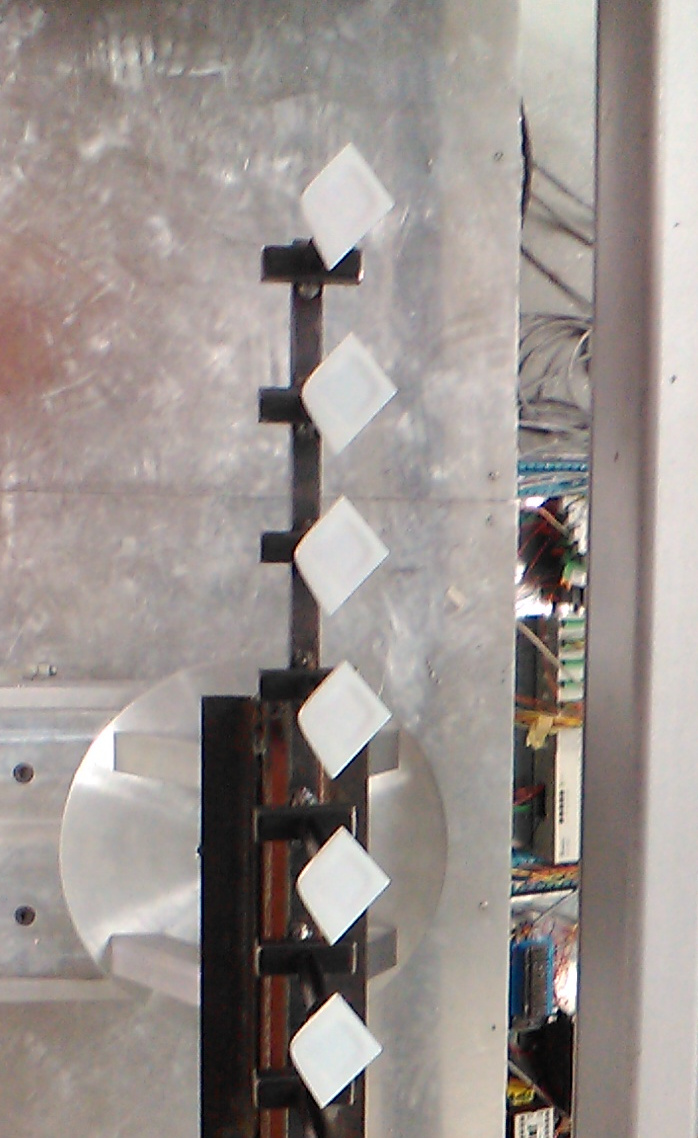
#> input picture original/piezas_alex.jpg, 698 x 1138 px
$ python epson_real.py
#> lines starting #> are read from the running program, lines starting #| are printed output that depends on the picture; after the words box and inside, x2 and y2 are one past the last pixel; in counts of white or black regions, pixels touching at a corner belong together
import cv2
import numpy as np

image = cv2.imread('piezas_alex.jpg')
#> image is the input picture: shape (1138, 698, 3); mean B, G, R 142.1, 146, 154.5

crop_img = image[120:-15, 220:-220]
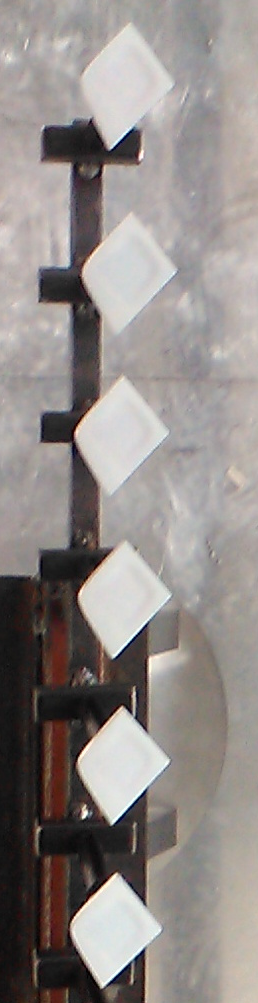
#> crop_img: shape (1003, 258, 3); mean B, G, R 136.2, 139, 145.5

blur=5
area_th=2000
tol=0.03
sensitivity = 50

blurred = cv2.GaussianBlur(crop_img, (blur, blur), 0)
hsv = cv2.cvtColor(blurred, cv2.COLOR_BGR2HSV)
#> hsv: shape (1003, 258, 3); mean H, S, V 46.2, 25.2, 146.3
lower_white = np.array([0,0,255-sensitivity])
upper_white = np.array([255,sensitivity,255])

mask = cv2.inRange(hsv, lower_white, upper_white)
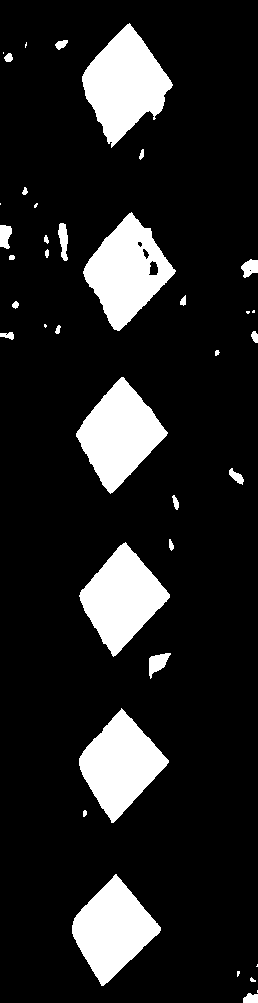
#> mask: shape (1003, 258); 14% white; 39 white regions (11 under 20 px)
res = cv2.bitwise_and(crop_img,crop_img, mask= mask)
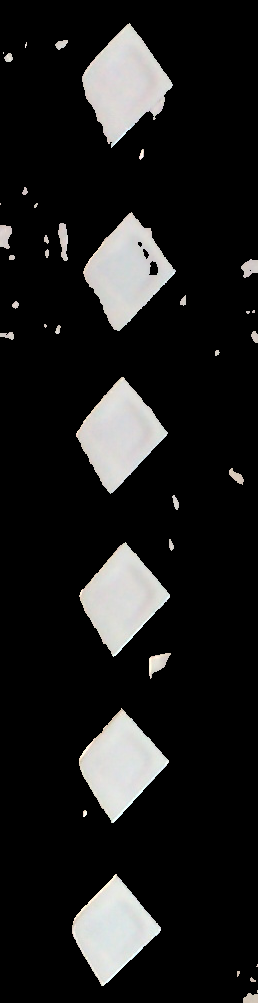
#> res: shape (1003, 258, 3); mean B, G, R 30, 30.5, 30.6

contours, _ = cv2.findContours(mask.copy(), cv2.RETR_EXTERNAL,cv2.CHAIN_APPROX_SIMPLE)
#> contours = 39 contours, 15 with area under 20; largest, box (x1, y1, x2, y2) and area: (82, 23, 173, 148) 6128, (83, 212, 176, 331) 5814, (76, 377, 168, 494) 5617, (79, 542, 170, 657) 5404, (79, 708, 169, 823) 5403
# contours = [cv2.approxPolyDP(cnt, 0.008*cv2.arcLength(cnt, True), True) for cnt in contours]
contours = [cnt for cnt in contours if cv2.contourArea(cnt)>area_th]
#> contours = 6 contours; box (x1, y1, x2, y2) and area: (82, 23, 173, 148) 6128, (83, 212, 176, 331) 5814, (76, 377, 168, 494) 5617, (79, 542, 170, 657) 5404, (79, 708, 169, 823) 5403, (72, 874, 161, 986) 5312

p1 = np.load('p1.npy')
#> (reads original/p1.npy from the repository)
p2 = np.load('p2.npy')
#> (reads original/p2.npy from the repository)
p3 = np.load('p3.npy')
#> (reads original/p3.npy from the repository)
p4 = np.load('p4.npy')
#> (reads original/p4.npy from the repository)

for i in range(len(contours)):
    if cv2.matchShapes(p1,contours[i],1,0.0) < tol:
        cv2.drawContours(res, contours, i, (0,255,0), 5)
    elif cv2.matchShapes(p2,contours[i],1,0.0) < tol:
        cv2.drawContours(res, contours, i, (255,255,0), 5)
    elif cv2.matchShapes(p3,contours[i],1,0.0) < tol:
        cv2.drawContours(res, contours, i, (0,255,255), 5)
    elif cv2.matchShapes(p4,contours[i],1,0.0) < tol:
        cv2.drawContours(res, contours, i, (255,0,255), 5)
    else:
        cv2.drawContours(res, contours, i, (0,0,255), 3)
#> this loop made 6 passes
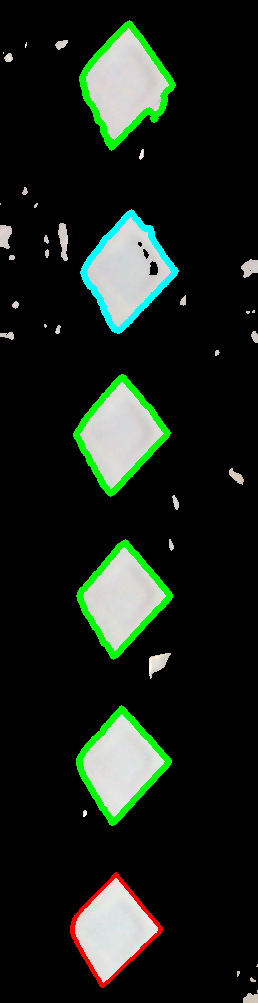
#> res: shape (1003, 258, 3); 4.23% of pixels changed, all inside (x1, y1, x2, y2) = (70, 20, 179, 988)

cv2.imwrite('output.jpg',res)
